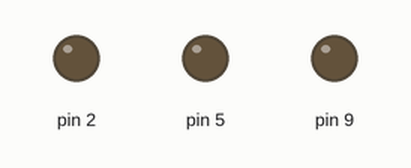
A sketch run on a simulated Arduino Uno, built with avr-gcc and run on an emulated ATmega328P. Shown: output pins drawn as LEDs (lit = HIGH).

Above: at 0.1 s.
At 0.7 s:
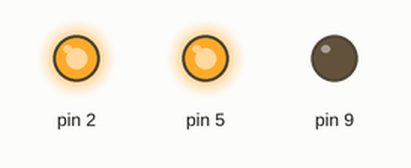
At 1.3 s:
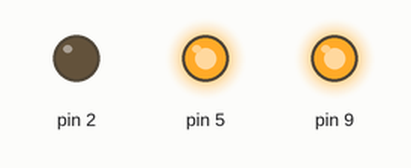
At 2.7 s:
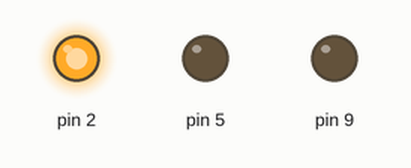
At 3.9 s:
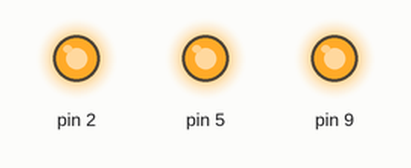
At 5.3 s:
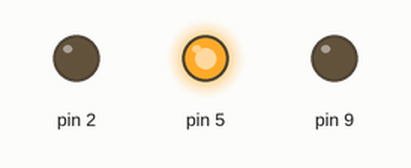
Timing chart, 0 to 5.6 s (numbered marks = the images above):
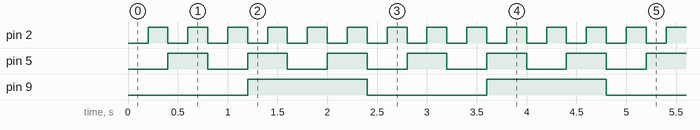

The sketch:

rateBlinkLedsWithClass.ino
```cpp
#include "Blinker.h"

Blinker led1Blinker(2, 200);  // specify pin and blink interval (200ms)
Blinker led2Blinker(5, 400);  // specify pin and blink interval (333ms)
Blinker led3Blinker(9, 1200); // specify pin and blink interval (1111ms)

void setup() {
}

void loop() {
  // update each LED blinker in the loop, the blinker class
  // will handle if the state of the LED will change or not
  led1Blinker.update();
  led2Blinker.update();
  led3Blinker.update();
}
```

Blinker.cpp
```cpp
#include "Blinker.h"

/**
* This Blinker constructor takes parameters pin and blinkInterval,
* pin specifies the output pin, and blinkInterval specifies the time
* in between each blink of the LED
*/
Blinker::Blinker(const int pin, const unsigned long blinkInterval) :
  _pin(pin), _interval(blinkInterval) // initialize const like this in C++
{
  _state = LOW;
  _prevTime = 0;
  pinMode(_pin, OUTPUT);
}

/**
* Calculates whether to toggle output state based on the set interval
* Call this function once per loop()
*/
void Blinker::update() {
  unsigned long currentTime = millis();

  if (currentTime - _prevTime >= _interval) {
    _prevTime = currentTime;
    _state = !_state;
    digitalWrite(_pin, _state);
  }
}
```

Blinker.h
```cpp
/**
 * This class toggles output between HIGH and LOW for a given pin
 * based on the provided "blink" interval
 *
 * Usage:
 *  Blinker _ledBlinker(3, 200); // blinks Pin 3 on/off every 200 ms
 *
 *  loop(){
 *    _ledBlinker.update();
 *  }
 */

#include <Arduino.h>

class Blinker{

  private:
    const int _pin;                 // output pin
    const unsigned long _interval;  // blink interval in ms

    int _state;                     // current state (either HIGH OR LOW)
    unsigned long _prevTime;        // last state toggle in ms

  public:
    Blinker(const int pin, const unsigned long blinkInterval);
    void update();
};
```

Measured:
- by itself, pin 2: alternates HIGH for 0.20 s and LOW for 0.20 s
- by itself, pin 5: alternates HIGH for 0.40 s and LOW for 0.40 s
- by itself, pin 9: alternates HIGH for 1.2 s and LOW for 1.2 s
